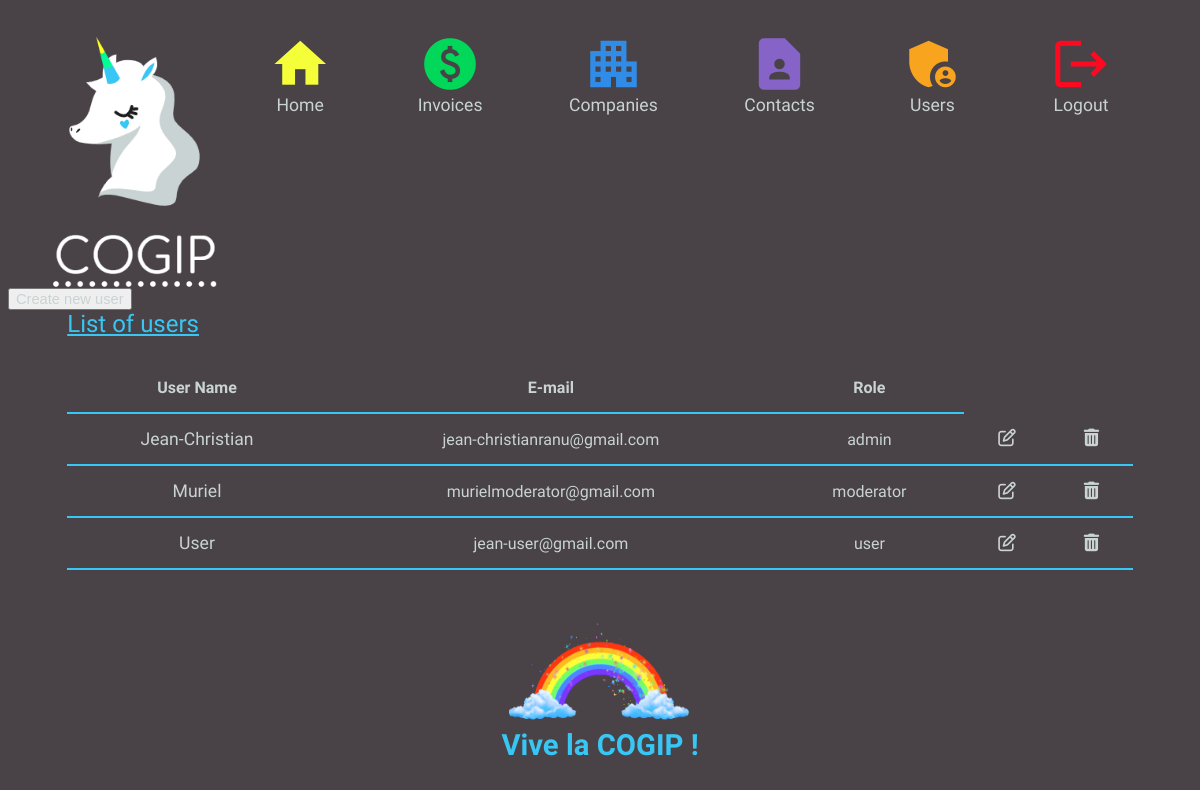
Screenshot of /users (signed in) with the database file from the repository.
### tables this page shows
CREATE TABLE `user` (
                        `id` int(11) UNSIGNED NOT NULL,
                        `login` varchar(30) NOT NULL,
                        `password` varchar(100) NOT NULL,
                        `email` varchar(30) NOT NULL,
                        `role` varchar(20) NOT NULL COMMENT 'Admin/Moderator/UserModel'
);

### index.php (called while the page is built, shortened)
<?php
	require_once "controllers/controller.php";
	$router = new Router($_GET['url']);
	$router->get('/', "Controller#dashboard");
	$router->get('/dashboard', "Controller#dashboard");
	$router->get('/logout', "Controller#logout");
	$router->get('/create-person', "Controller#addNewPerson");
	$router->post('/create-person', "Controller#addNewPerson");
	$router->get('/create-invoice', "Controller#addNewInvoice");
	$router->post('/create-invoice', "Controller#addNewInvoice");
	$router->get('/create-company', "Controller#addNewCompany");
	$router->post('/create-company', "Controller#addNewCompany");
	$router->get('/edit_company/:id', "Controller#editCompany")->with('id', '[0-9]+');
	$router->post('/edit_company/:id', "Controller#editCompany")->with('id', '[0-9]+');
	$router->get('/delete_company/:id', "Controller#deleteCompany")->with('id', '[0-9]+');
	$router->post('/delete_company/:id', "Controller#deleteCompany")->with('id', '[0-9]+');
	$router->get('/edit_contact/:id', "Controller#editContact")->with('id', '[0-9]+');
	$router->post('/edit_contact/:id', "Controller#editContact")->with('id', '[0-9]+');
	$router->get('/delete_contact/:id', "Controller#deleteContact")->with('id', '[0-9]+');
	$router->post('/delete_contact/:id', "Controller#deleteContact")->with('id', '[0-9]+');
	$router->get('/companies', "Controller#companyPage");
	$router->get('/companyDetail/:id', "Controller#companyDetailPage")->with('id', '[0-9]+');
	$router->get('/clients', "Controller#clientsPage");
	$router->get('/clientsDetail/:id', "Controller#clientsDetailPage")->with('id', '[0-9]+');
	$router->get('/providers', "Controller#providersPage");
	$router->get('/providersDetail/:id', "Controller#providersDetailPage")->with('id', '[0-9]+');
	$router->get('/people', "Controller#peoplePage");
	$router->get('/peopleDetail/:id', "Controller#peopleDetailPage")->with('id', '[0-9]+');
    $router->get('/login', function() { $controller = new Controller(); $controller->login(); });
    $router->post('/login', function() { include_once "models/Auth/login.php"; });
    $router->get('/users', function() { $controller = new Controller(); $controller->users(); });
    $router->get('/newUser', function() { $controller = new Controller(); $controller->newUser(); });
    $router->post('/newUser', function() { $controller = new Controller(); $controller->newUser(); });
    $router->get('/confirmDelete', function() { $controller = new Controller(); $controller->confirmDeleteUser(); });
    $router->get('/deleteUser', function() { $controller = new Controller(); $controller->deleteUser(); });
    $router->get('/updateUser', function() { $controller = new Controller(); $controller->updateUser(); });
    $router->post('/updateUser', function() { $controller = new Controller(); $controller->updateUser(); });
    $router->get('/invoice', function() { $controller = new Controller(); $controller->invoicesList(); });
    $router->get('/editInvoice', function() { $controller = new Controller(); $controller->editInvoice(); });
    $router->post('/editInvoice', function() { $controller = new Controller(); $controller->editInvoice(); });
    $router->get('/confirmDeleteInvoice', function() { $controller = new Controller(); $controller->confirmDeleteInvoice(); });
    $router->get('/deleteInvoice', function() { $controller = new Controller(); $controller->deleteInvoice(); });
	try {
		$router->run();
	} catch (RouterException $e) {
	    echo $e->getMessage();
	}

### src/Router/Route.php (called while the page is built, shortened)
<?php
	class Route
	{
		private $path;
		private $callable;
		private $matches = [];
		public function __construct($path, $callable) {
			$this->path = trim($path, '/');
			$this->callable = $callable;
		}
		public function match($url){
			$url = trim($url, '/');
			$path = preg_replace_callback('#:([\w]+)#', [$this, 'paramMatch'], $this->path);
			$regex = "#^$path$#i";
			if(!preg_match($regex, $url, $matches)) {
				return false;
			}
			array_shift($matches);
			$this->matches = $matches;
			return true;
		}
		public function call() {
			if(is_string($this->callable)) {
				$params = explode('#', $this->callable);
				$controller = "Controller";
				$controller = new $controller();
				return call_user_func_array([$controller, $params[1]], $this->matches);
			} else {
				return call_user_func_array($this->callable, $this->matches);
			}
		}
	}

### src/Router/Router.php (called while the page is built, shortened)
<?php
	require_once 'Route.php';
	class Router
	{
		private $url;
		private $routes = [];
		public function __construct($url) {
			$this->url = $url;
		}
		private function add($path, $callable, $name, $method) {
			$route = new Route($path, $callable);
			$this->routes[$method][] = $route;
			return $route;
		}
		public function run() {
			foreach ($this->routes[$_SERVER['REQUEST_METHOD']] as $route) {
				if($route->match($this->url)) {
					return $route->call();
				}
			}
			throw new RouterException('No matching routes');
		}
	}

### src/Config/Database.php (called while the page is built)
<?php
	class Database
	{
		private $host = 'localhost';
		private $dbname = 'accounting_cogip';
		private $login = 'root';
		private $password = 'root';
		function connect() {
			try {
				$dsn = "mysql:host={$this->host};dbname={$this->dbname};charset=utf8";
				$login = $this->login;
				$password = $this->password;
				$db = new PDO($dsn, $login, $password);
				$db->setAttribute(PDO::ATTR_ERRMODE, PDO::ERRMODE_EXCEPTION);
			}
			catch(Exception $e) {
				die("Error : " . $e->getMessage());
			}
			finally {
				return ($db);
			}
		}
	}

### models/Auth/User.php (called while the page is built, shortened)
<?php
	require_once 'src/Config/Database.php';
	class User
	{
        private $pdo;
        public function __construct() {
            $this->db = new Database();
            $this->pdo = $this->db->connect();
        }
		public function displayUsers()
        {
            $log = $this->pdo->prepare("SELECT * FROM user");
            $log->execute();
            return $log->fetchAll();
        }
    }

### views/User_admin.vue.php (the view)
<?php require 'views/parts/header.php'; ?>
<span>
      <?=$displayBtn?>
</span>
<table>
    <caption>List of users</caption>
    <thead>
        <tr>
            <th>User Name</th>
            <th>E-mail</th>
            <th>Role</th>
        </tr>
    </thead>
    <tbody>
    <?php foreach ($usersData as $user){ ?>
        <tr>
            <td><a href="updateUser&id=<?=$user['id']?>"><?= $user['login']?></a></td>
            <td><?= $user['email']?></td>
            <td><?= $user['role']?></td>
            <?php
            if ($_SESSION['role'] == 'admin') {
                echo
                "<td><a href='updateUser&id={$user['id']}'><i class='fa fa-edit'></i></a></td>" .
                "<td><a href='confirmDelete&id={$user['id']}'><i class='fa fa-trash'></i></a></td>";
            } else if ($_SESSION['role'] == 'moderator'){
                echo
                "<td><a href='updateUser&id={$user['id']}'><i class='fa fa-edit'></i></a></td>";
            }
            ?>
        </tr>
    <?php } ?>
    </tbody>
</table>
<?php require 'views/parts/footer.php'; ?>

### assets/css/style.css (style rules this page uses)
html, body { padding-bottom: 1rem; font-family: 'Dosis', sans-serif !important; background-color: #494247 !important; }
caption { text-align: left; color: #38c6f4; font-size: 150%; text-decoration-line: underline ; padding-bottom: 25px; }
a:link, a:hover, a:visited { text-decoration: none; font-size: 110%; display: inline-flex; color: #c9d3d3 ; }
table { border-collapse: collapse; border-spacing: 0; text-align: center; margin: auto; width: 90%; }
table, td, th { color:#c9d3d3 ; }
td,th { padding: 15px; border-bottom: 2px solid #38c6f4; text-align: center; color: #c9d3d3 ; }

### rows the page displays
user: login "Jean-Christian", email "jean-christianranu@gmail.com", role "admin"
user: login "Muriel", email "murielmoderator@gmail.com", role "moderator"
user: login "User", email "jean-user@gmail.com", role "user"
